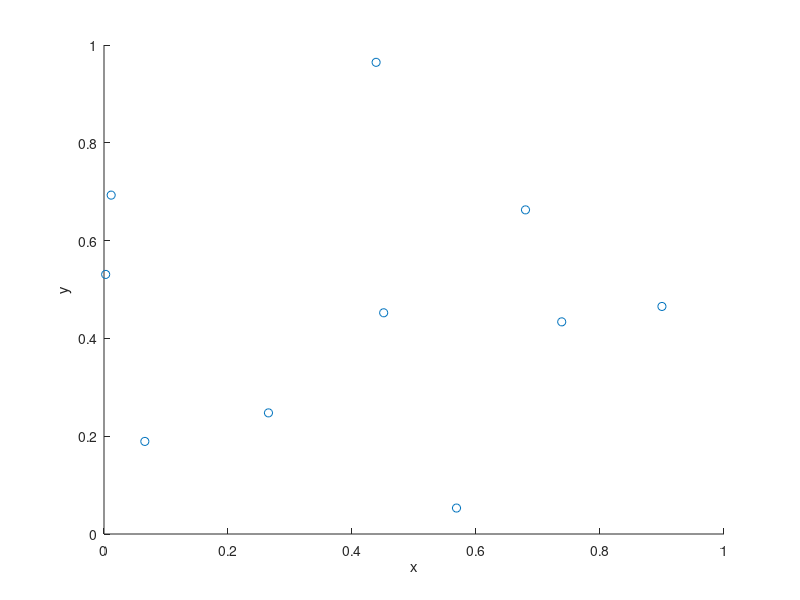

Here is the MATLAB script that generated this plot:
%Simulate a binomial point process on a unit square
%Author: H. Paul Keeler, 2018.

numbPoints=10; %number of points

%Simulate binomial point process
xx=rand(numbPoints,1);%x coordinates of Poisson points
yy=rand(numbPoints,1);%y coordinates of Poisson points

%Plotting
scatter(xx,yy);
xlabel('x');ylabel('y');
